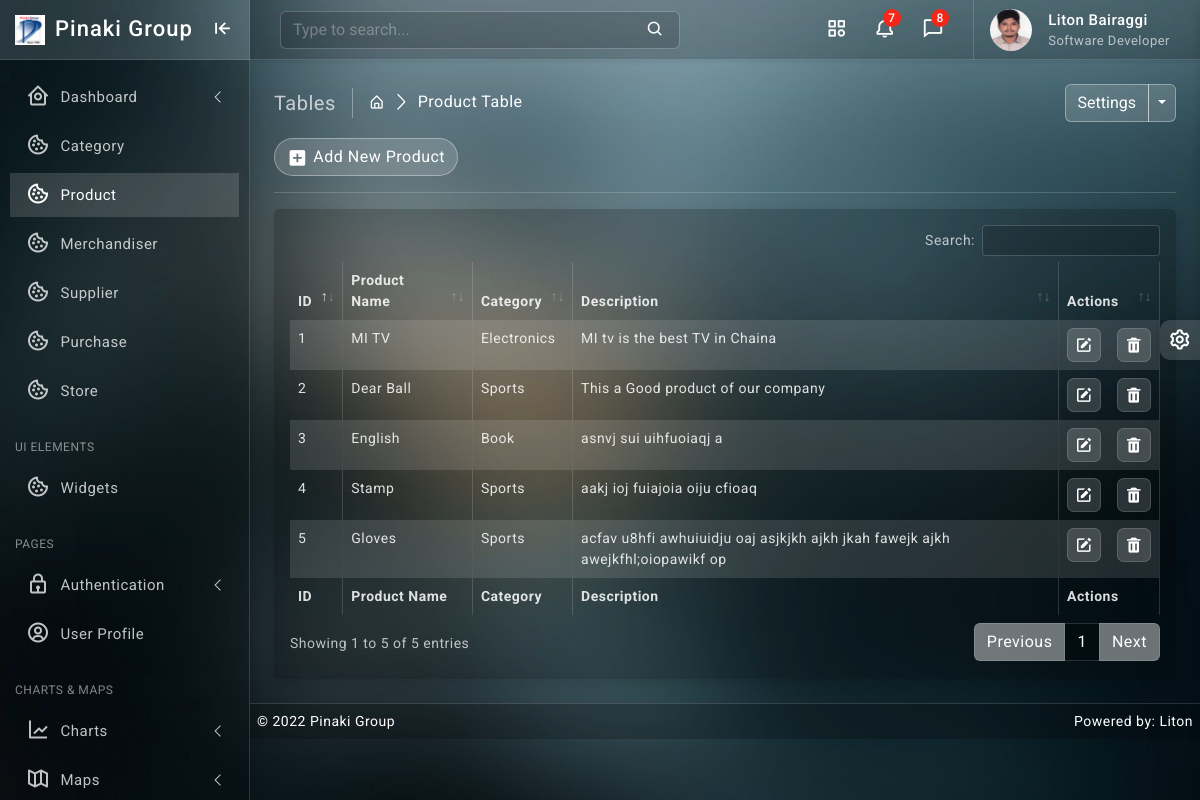
Before: /product/ (signed in) with the older database file.
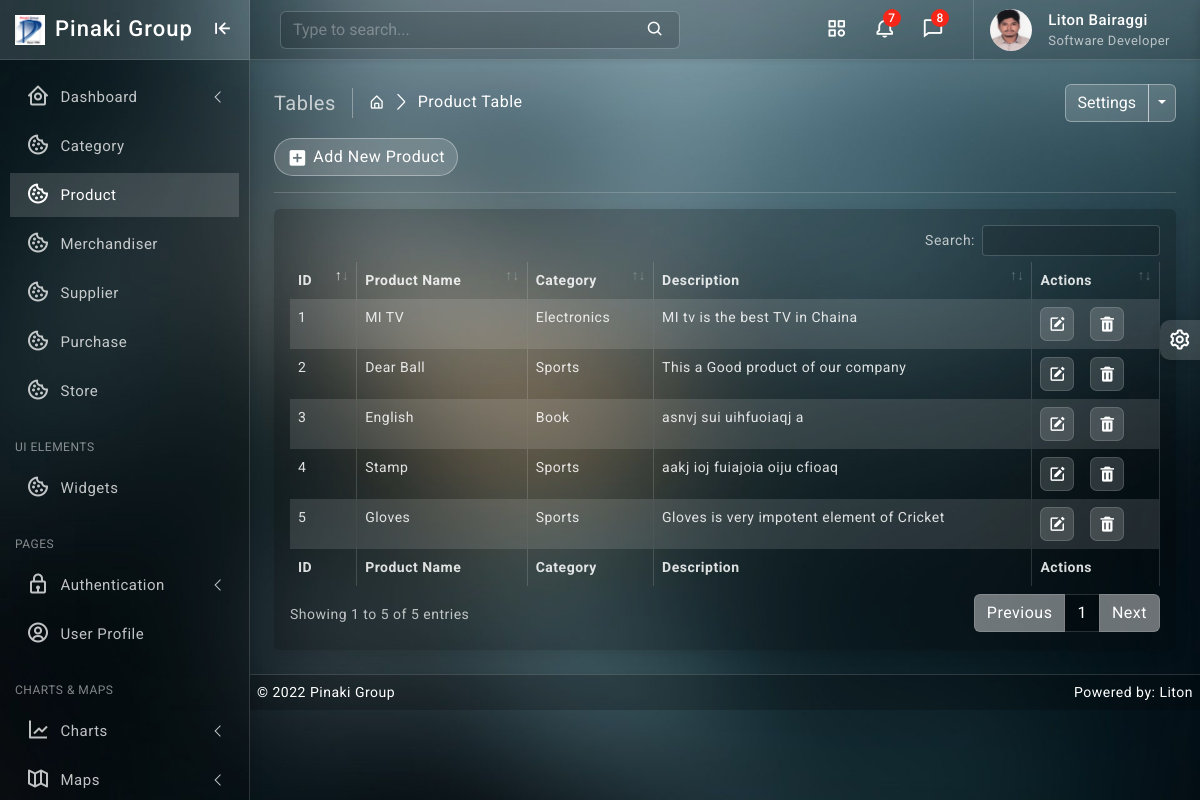
After: the same page with the newer database file.
### product/models.py (models this page shows, shortened)
class Product(models.Model):
    name = models.CharField(max_length=64, null=True, unique=True, blank=True)
    category = models.ForeignKey(Category, on_delete=models.CASCADE, blank=False)
    description = models.TextField()
    created_at = models.DateTimeField(default=timezone.now)
    updated_at = models.DateTimeField(auto_now=True)

### category/models.py (models this page shows)
class Category(models.Model):
    name = models.CharField(max_length=64, null=True, unique=True, blank=True)
    created_at = models.DateField(default= now)
    updated_at = models.DateTimeField(auto_now=True)
    def __str__(self):
        return self.name

### product/views.py (the view)
# urls.py: path('', views.product_read, name='product_read'),
@login_required
def product_read(request):
    product_data = Product.objects.all().order_by('-id')
    context = {
        'product_data': product_data
    }
    return render(request, 'product/read.html', context)

### templates/product/read.html (shortened to what this page needs)
{% extends 'base/base.html' %}
{% block body %}
{% load static %}
		<div class="page-wrapper">
			<div class="page-content">
				<div class="page-breadcrumb d-none d-sm-flex align-items-center mb-3">
					<div class="breadcrumb-title pe-3">Tables</div>
					<div class="ps-3">
						<nav aria-label="breadcrumb">
							<ol class="breadcrumb mb-0 p-0">
								<li class="breadcrumb-item"><a href="javascript:;"><i class="bx bx-home-alt"></i></a>
								</li>
								<li class="breadcrumb-item active" aria-current="page">Product Table</li>
							</ol>
						</nav>
					</div>
					<div class="ms-auto">
						<div class="btn-group">
							<button type="button" class="btn btn-light">Settings</button>
							<button type="button" class="btn btn-light dropdown-toggle dropdown-toggle-split" data-bs-toggle="dropdown">	<span class="visually-hidden">Toggle Dropdown</span>
							</button>
						</div>
					</div>
				</div>
                <div class="ms-auto"><a href="/product/create/" class="btn btn-light radius-30 mt-2 mt-lg-0"><i class="bx bxs-plus-square"></i>Add New Product</a></div>
				<hr/>
				<div class="card">
					<div class="card-body">
						<div class="table-responsive">
							<table id="example2" class="table table-striped table-bordered">
								<thead>
									<tr>
                                        <th>ID</th>
                                        <th>Product Name</th>
                                        <th>Category</th>
                                        <th>Description</th>
                                        <th>Actions</th>
									</tr>
								</thead>
								<tbody>
									{% for data in product_data %}
									<tr>
                                        <td>{{ data.id }}</td>
                                        <td>{{ data.name }}</td>
                                        <td>{{ data.category }}</td>
                                        <td>{{ data.description }}</td>
									   <td class="center">
										<div class="d-flex order-actions">
											<a class="" href="{% url 'product_update' data.id %}">
												<i class='bx bxs-edit'></i>
											</a>
											<a class="ms-3" href="{% url 'product_delete' data.id %}" onclick="return confirm('Are you sure?');">
												<i class='bx bxs-trash'></i>
											</a>
										</div>
									   </td>
									</tr>
								 {% endfor %}
								</tbody>
								<tfoot>
									<tr>
                                        <th>ID</th>
                                        <th>Product Name</th>
                                        <th>Category</th>
                                        <th>Description</th>
                                        <th>Actions</th>
									</tr>
								</tfoot>
							</table>
						</div>
					</div>
				</div>
			</div>
		</div>
{% endblock body %}

Changed rows visible on the page:
changed Product "Gloves": description "acfav u8hfi awhuiuidju oaj asjkjkh ajkh jkah fawejk ajkh awejkfhl;oiopawikf op" → "Gloves is very impotent element of Cricket"
